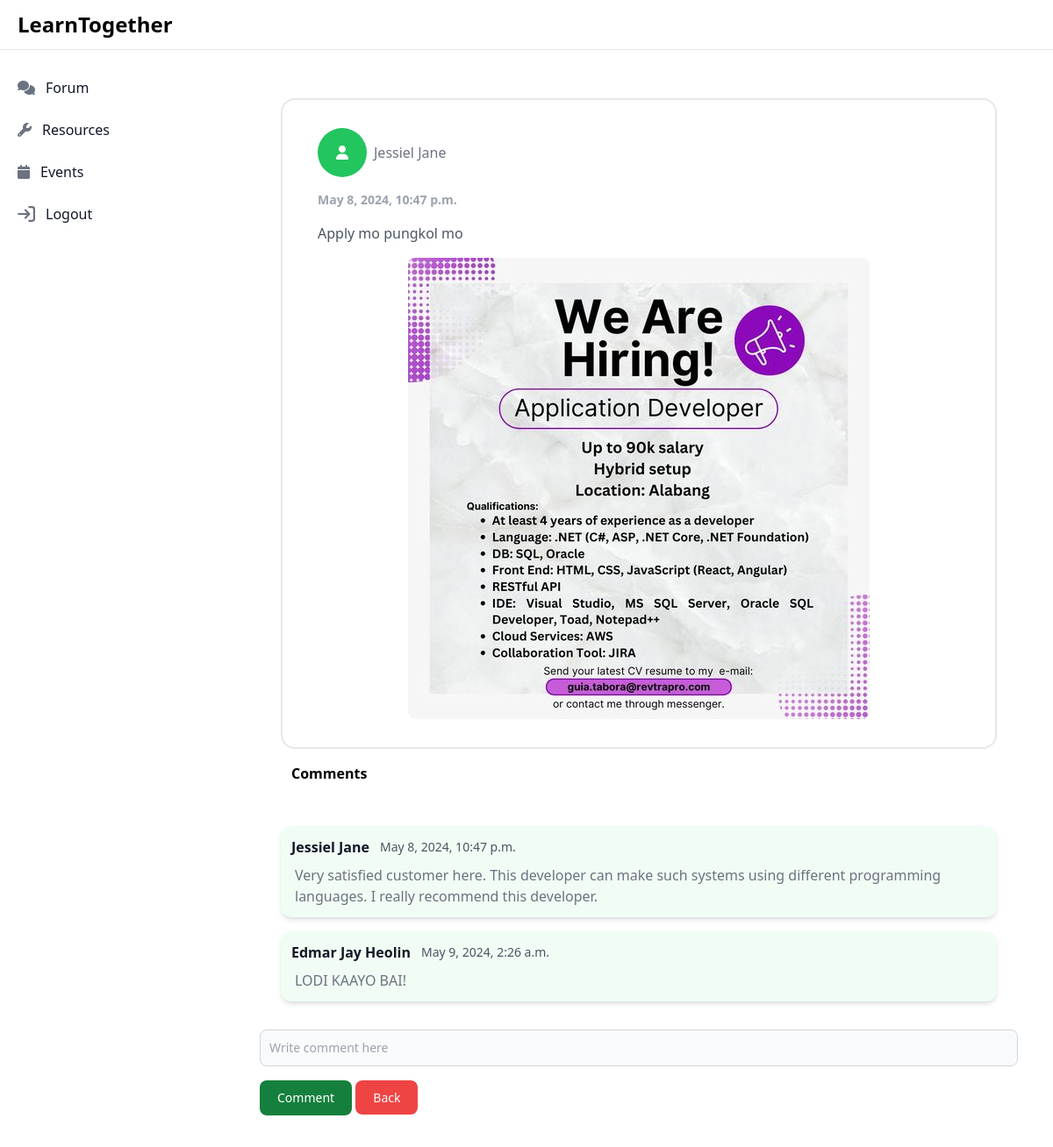
The page /forum_page1?forum_id=1 on the database its author committed.
### users/models.py (models this page shows)
class Forum(models.Model):
    file = models.FileField(
        upload_to='media/announcement',
        validators=[
            FileExtensionValidator(allowed_extensions=['png', 'jpeg', 'jpg', 'pdf', 'word', 'ppt', 'xlsx', 'csv', 'gif'])
        ],
        null=True,  # Allow null values
        blank=True  # Also allow empty values (in forms)
    )
    upload_date = models.DateTimeField(default=now)
    description = models.TextField()
    uploader = models.ForeignKey(User, on_delete=models.CASCADE)

class Comments(models.Model):
    post = models.ForeignKey(Forum, on_delete=models.CASCADE)
    commentors = models.ForeignKey(User, on_delete=models.CASCADE)
    comment = models.TextField()
    comment_date = models.DateTimeField(default=now)

### users/views.py (the view, shortened to what this page needs)
# urls.py: path('forum_page1', views.forum_page1, name='forum_page1'),
def forum_page1(request):
    forums = Forum.objects.annotate(comment_count=Count('comments')).order_by('-upload_date')
    forum_id = request.GET.get('forum_id')
    forum = Forum.objects.get(id=forum_id)
    comments = Comments.objects.filter(post=forum)
    context = {
        'forum': forum,
        'comments': comments,
    }
    return render(request, 'teacher/forumPost.html', context)

### users/templates/teacher/forumPost.html (shortened to what this page needs)
{% load static tailwind_tags %}
<!DOCTYPE html>
<html lang="en">
	<head>
		<link
			rel="stylesheet"
			href="https://cdnjs.cloudflare.com/ajax/libs/font-awesome/6.5.2/css/all.min.css" />
		<link
			href="https://cdnjs.cloudflare.com/ajax/libs/flowbite/2.3.0/flowbite.min.css"
			rel="stylesheet" />
		{% tailwind_css %}
	</head>
	<body>
		{% include 'includes/teacher_sidebar.html' %}
		<div class="p-2 sm:p-4 sm:ml-64 mt-14">
			<div class="p-4">
				<div class="flex items-center justify-start">
					<div class="px-1 sm:px-8 py-1 sm:py-6 w-full">
						<div class="bg-white rounded-2xl px-10 py-8 border-2">
							<div class="flex items-center">
								<div class="w-14 h-14 bg-green-500 rounded-full flex items-center justify-center font-bold text-white">
									<i class="fa fa-user" aria-hidden="true"></i>
								</div>
								<p class="ml-2 text-gray-500">{{forum.uploader.first_name}}</p>
							</div>
							<div class="mt-4">
								<p class="mt-2 text-sm font-semibold text-gray-400">{{forum.upload_date}}</p>
								<p class="mt-4 text-md text-gray-600 break-all">{{forum.description}}</p>
								{% if forum.file %}
								<center><img
									src="{{ forum.file.url }}"
									class="mt-4 rounded-lg"
									alt="" /></center>
								{% endif %}
							</div>
						</div>
						<p class="ml-3 py-4 font-bold">Comments</p>
					</div>
				</div>
				<div>
					{% for comment in comments %}
					<div class="flex flex-col py-2 px-8">
						<div class="bg-green-50 p-3 rounded-xl shadow-md hover:bg-green-300 duration-300">
							<div class="flex justify-between items-center mb-2">
								<div class="flex items-center">
									<p class="inline-flex items-center mr-3 text-md text-gray-900 font-bold">
										{{comment.commentors.first_name}}
									</p>
									<p class="text-sm text-gray-600">{{comment.comment_date}}</p>
								</div>
							</div>
							<p class="text-gray-500 ml-1">{{comment.comment}}</p>
						</div>
					</div>
					{% endfor %}
				</div>
				<form
					class="space-y-4 p-2 bg-white py-2 sticky bottom-0 left-0"
					action="#"
					method="post"
					enctype="multipart/form-data">
					<div class="col-span-2">
						<input
							type="text"
							name="comment"
							id="title"
							class="bg-gray-50 border border-gray-300 text-gray-900 text-sm rounded-lg focus:ring-green-500 focus:border-green-500 block w-full p-2.5 placeholder-gray-400"
							placeholder="Write comment here"
							required />
					</div>
					<div>
						<button
							type="submit"
							class="w-lg text-white bg-green-700 hover:bg-green-800 focus:ring-4 focus:outline-none focus:ring-green-300 font-medium rounded-lg text-sm px-5 py-2.5 text-center">
							Comment
						</button>
						<a
							href="{% url 'forum' %}"
							class="w-lg text-white bg-red-500 hover:bg-red-800 focus:ring-4 focus:outline-none focus:ring-red-300 font-medium rounded-lg text-sm px-5 py-2.5 text-center">
							Back
						</a>
					</div>
				</form>
			</div>
		</div>
	</body>
</html>

### rows shown on the page
Forum: uploader.first_name "Jessiel Jane", upload_date "May 8, 2024, 10:47 p.m.", description "Apply mo pungkol mo", file (picture)
Comments: commentors.first_name "Jessiel Jane", comment_date "May 8, 2024, 10:47 p.m.", comment "Very satisfied customer here. This developer can make such systems using different programming languages. I really recommend this developer."
Comments: commentors.first_name "Edmar Jay Heolin", comment_date "May 9, 2024, 2:26 a.m.", comment "LODI KAAYO BAI!"
